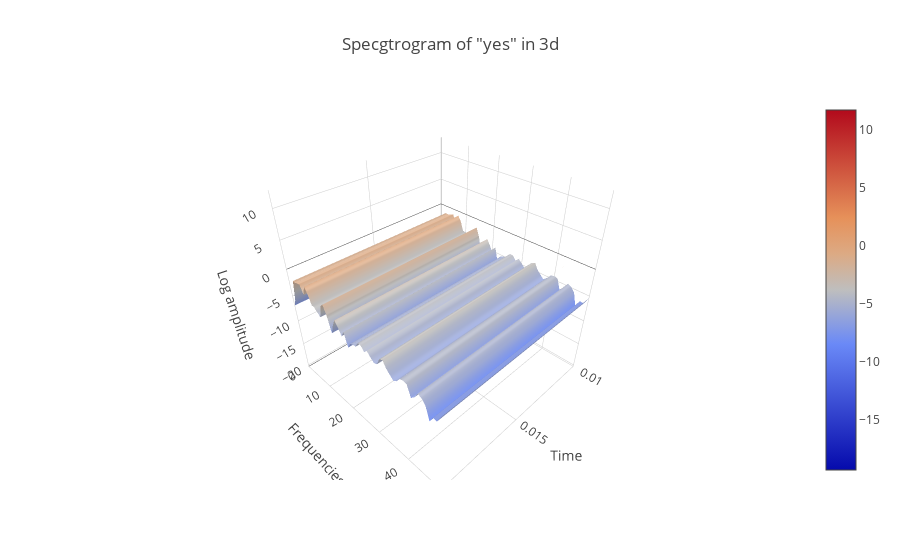

Write notebook code for a chart like this one.
### Code cell
data = [go.Surface(z=logSpectrogram.T)]
layout = go.Layout(
    title='Specgtrogram of "yes" in 3d',
    scene = dict(
    yaxis = dict(title='Frequencies', range=freqs),
    xaxis = dict(title='Time', range=times),
    zaxis = dict(title='Log amplitude'),
    ),
)
fig = go.Figure(data=data, layout=layout)
py.iplot(fig)

### Figure 1 — Plotly figure (JSON) as saved in the notebook; plotly's stock layout.template omitted (floating-point values rounded to 4 significant figures; data arrays with more than 128 entries replaced by an {"elided": "..."} marker saying what was removed)
{"data": [{"type": "surface", "z": {"elided": "161x99 float values"}}], "layout": {"scene": {"xaxis": {"range": [0.01, 0.02, 0.03, 0.04, 0.05, 0.06, 0.07, 0.08, 0.09, 0.1, 0.11, 0.12, 0.13, 0.14, 0.15, 0.16, 0.17, 0.18, 0.19, 0.2, 0.21, 0.22, 0.23, 0.24, 0.25, 0.26, 0.27, 0.28, 0.29, 0.3, 0.31, 0.32, 0.33, 0.34, 0.35, 0.36, 0.37, 0.38, 0.39, 0.4, 0.41, 0.42, 0.43, 0.44, 0.45, 0.46, 0.47, 0.48, 0.49, 0.5, 0.51, 0.52, 0.53, 0.54, 0.55, 0.56, 0.57, 0.58, 0.59, 0.6, 0.61, 0.62, 0.63, 0.64, 0.65, 0.66, 0.67, 0.68, 0.69, 0.7, 0.71, 0.72, 0.73, 0.74, 0.75, 0.76, 0.77, 0.78, 0.79, 0.8, 0.81, 0.82, 0.83, 0.84, 0.85, 0.86, 0.87, 0.88, 0.89, 0.9, 0.91, 0.92, 0.93, 0.94, 0.95, 0.96, 0.97, 0.98, 0.99], "title": "Time"}, "yaxis": {"range": {"elided": "161 int values"}, "title": "Frequencies"}, "zaxis": {"title": "Log amplitude"}}, "title": "Specgtrogram of \"yes\" in 3d"}}
